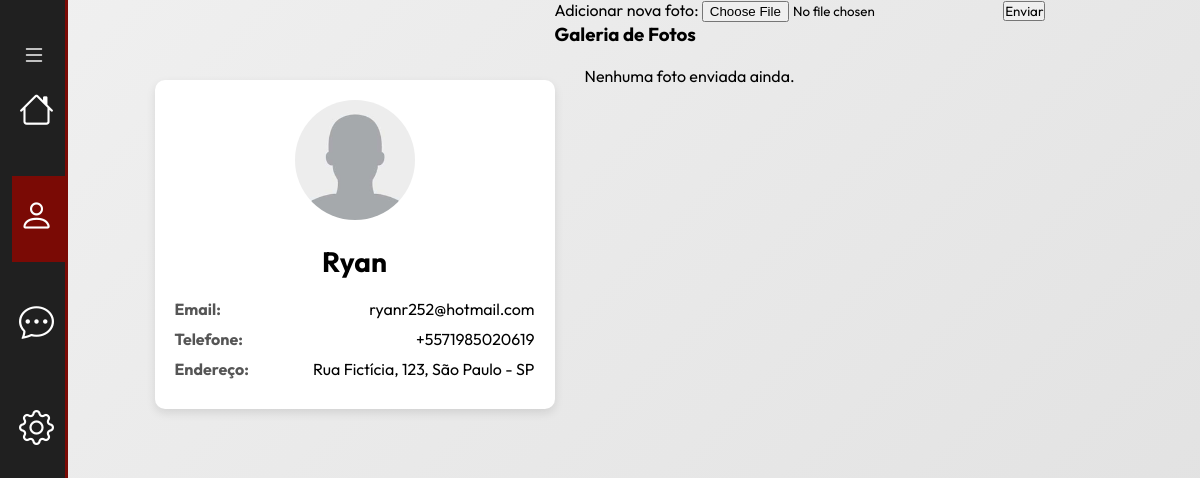
Page /perfil (signed in) on the earlier database version.
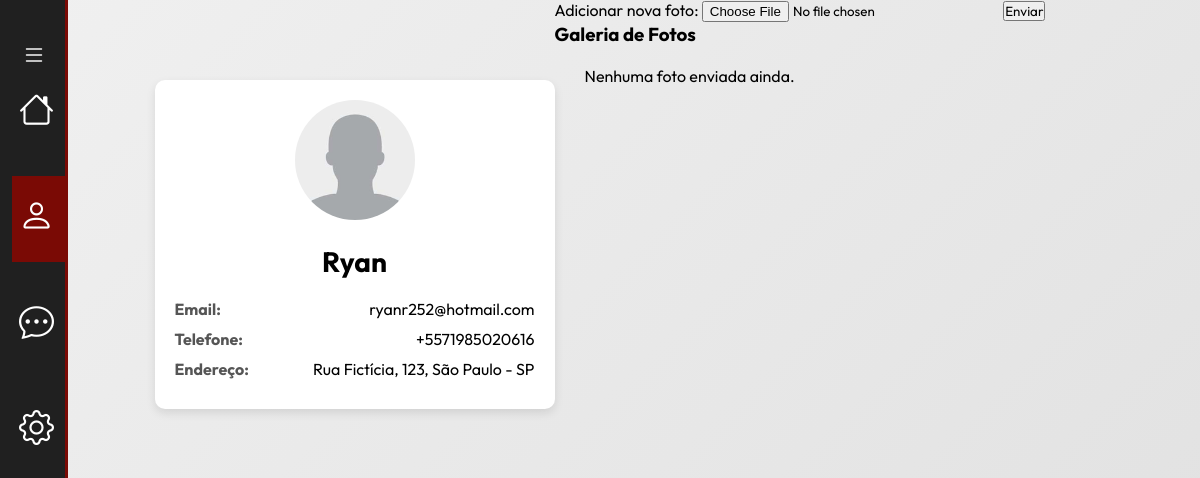
Same page on the later database version.
### tables this page shows
CREATE TABLE usuario (
            id INTEGER PRIMARY KEY AUTOINCREMENT,
            nome TEXT NOT NULL UNIQUE,
            senha TEXT NOT NULL,
            tema TEXT DEFAULT '#3b5998',
            img_perfil TEXT DEFAULT '/static/imagens/user.png',
            img_capa TEXT DEFAULT '/static/imagens/fundo.jpg',
            email TEXT NOT NULL UNIQUE,
            celular TEXT UNIQUE
        );

### main.py (the view, shortened to what this page needs)
@app.route("/perfil")
def perfil():
    if 'id' in session:
        db = get_db()
        usuario = db.execute('SELECT * FROM usuario WHERE id = ?', (session['id'],)).fetchone()
        if usuario:
            return render_template('perfil.html',
                                nome=usuario['nome'],
                                email=usuario['email'],
                                img_perfil=usuario['img_perfil'],
                                celular=usuario['celular'])
        else:
            flash("Usuário não encontrado.")
            return redirect('/')

### main.py (called while the page is built)
def get_db():
    if 'db' not in g:
        g.db = sqlite3.connect(
            app.config['DATABASE'],
            detect_types=sqlite3.PARSE_DECLTYPES
        )
        g.db.row_factory = sqlite3.Row
    return g.db

### templates/perfil.html (shortened to what this page needs)
<!DOCTYPE html>
<html lang="pt-br">
<head>
    <link rel="stylesheet" href="/static/css/perfil.css">
    <link rel="stylesheet" href="https://cdn.jsdelivr.net/npm/bootstrap-icons@1.11.3/font/bootstrap-icons.min.css">
</head>
<body>
    <nav class="menu-lateral">
        <div class="btn-expandir">
            <i class="bi bi-list" id="btn-exp"></i>
        </div>
        <ul>
            <li class="item-menu">
                <a href="{{ url_for('home') }}">
                    <span class="icon"><i class="bi bi-house"></i></span>
                </a>
            </li>
            <li class="item-menu ativo">
                <a href="#">
                    <span class="icon"><i class="bi bi-person"></i></span>
                </a>
            </li>
            <li class="item-menu">
                <a href="{{ url_for('chat') }}">
                    <span class="icon"><i class="bi bi-chat-dots"></i></span>
                </a>
            </li>
            <li class="item-menu">
                <a href="{{ url_for('configuracoes') }}">
                    <span class="icon"><i class="bi bi-gear"></i></span>
                </a>
            </li>
        </ul>
    </nav>
    <div class="profile-box">
        <img src="{{ img_perfil }}" alt="Foto de Perfil" class="profile-image"/>
        <h2>{{ nome }}</h2>
        <div class="data-row">
          <span class="label">Email:</span>
          <span>{{ email }}</span>
        </div>
        <div class="data-row">
          <span class="label">Telefone:</span>
          <span>{{ celular }}</span>
        </div>
        <div class="data-row">
          <span class="label">Endereço:</span>
          <span>Rua Fictícia, 123, São Paulo - SP</span>
        </div>
    </div>
    <div class="upload-galeria">
        <form action="{{ url_for('upload_file') }}" method="POST" enctype="multipart/form-data" class="upload-form">
            <label for="foto">Adicionar nova foto:</label>
            <input type="file" name="foto_perfil" accept="image/*" required>
            <button type="submit">Enviar</button>
        </form>
        <h3>Galeria de Fotos</h3>
        <div class="galeria">
            {% if fotos %}
                {% for foto in fotos %}
                    <div class="foto">
                        <img src="{{ foto }}" alt="Foto da galeria">
                    </div>
                {% endfor %}
            {% else %}
                <p>Nenhuma foto enviada ainda.</p>
            {% endif %}
        </div>
    </div>
</body>
</html>

### static/css/perfil.css (style rules this page uses)
* { margin: 0; padding: 0; box-sizing: border-box; font-family: 'Outfit', sans-serif; }
body { background: linear-gradient(135deg, #f0f0f0, #e0e0e0); display: flex; justify-content: center; align-items: flex-start; height: 100vh; margin: 0; padding: 0; }
nav.menu-lateral { width: 65px; height: 100%; background-color: #202020; padding: 40px 0 40px 1%; box-shadow: 3px 0 0 #7a0a05; position: fixed; top: 0; left: 0; overflow: hidden; transition: width 0.2s ease; }
.btn-expandir { width: 100%; padding-left: 10px; }
.btn-expandir > i { color: #fff; font-size: 24px; cursor: pointer; margin-bottom: 10px; }
ul { height: 100%; list-style-type: none; }
ul li.item-menu { transition: background-color 0.2s ease; }
ul li.ativo { background-color: #7a0a05; }
ul li.item-menu a { color: #fff; text-decoration: none; font-size: 20px; padding: 20px 4%; display: flex; margin-bottom: 20px; line-height: 40px; }
ul li.item-menu a .icon > i { font-size: 35px; margin-left: 5px; }
.profile-box { background-color: white; width: 400px; padding: 20px; border-radius: 10px; box-shadow: 0 4px 10px rgba(0, 0, 0, 0.1); text-align: center; margin-top: 80px; }
.profile-box h2 { font-size: 28px; margin-bottom: 20px; }
.profile-box .label { font-weight: bold; color: #555; }
.profile-box .profile-image { width: 120px; height: 120px; border-radius: 50%; object-fit: cover; margin-bottom: 20px; }
.profile-box .data-row { display: flex; justify-content: space-between; margin: 10px 0; }
.galeria { display: flex; flex-wrap: wrap; gap: 10px; margin: 20px 30px; }

Differences in the rows shown:
changed usuario "Ryan": celular "+5571985020619" → "+5571985020616"
